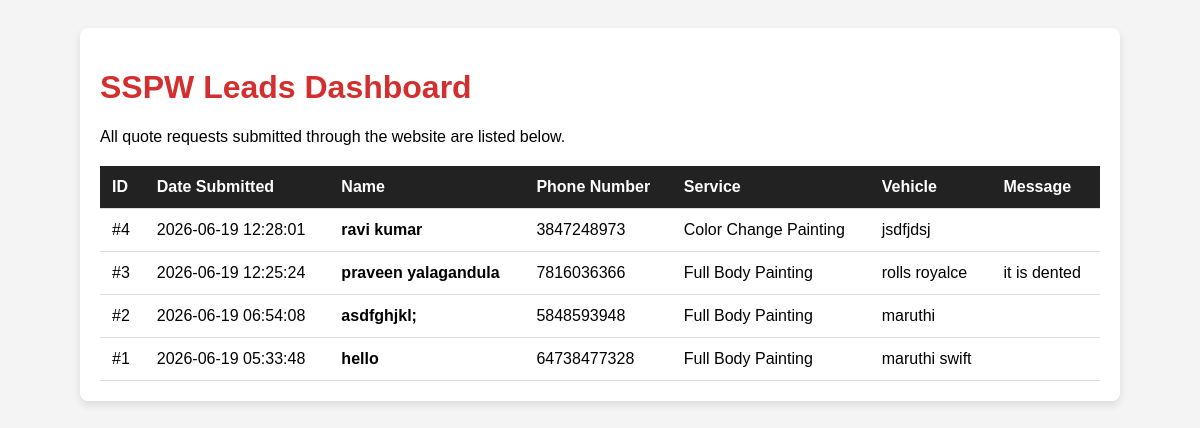
The page /admin on the database its author committed.
### tables this page shows
CREATE TABLE contact_inquiries (
            id INTEGER PRIMARY KEY AUTOINCREMENT,
            name TEXT NOT NULL,
            phone_number TEXT NOT NULL,
            service_required TEXT,
            vehicle_model TEXT,
            message TEXT,
            submitted_at TIMESTAMP DEFAULT CURRENT_TIMESTAMP
        );

### app.py (the view)
@app.route('/admin')
def admin_dashboard():
    cursor = db_conn.cursor()
    cursor.execute("SELECT * FROM contact_inquiries ORDER BY submitted_at DESC")
    all_inquiries = cursor.fetchall()
    return render_template('admin.html', inquiries=all_inquiries)

### templates/admin.html (shortened to what this page needs)
<!DOCTYPE html>
<html lang="en">
<head>
</head>
<body>
<div class="dashboard-container">
    <h1>SSPW Leads Dashboard</h1>
    <p>All quote requests submitted through the website are listed below.</p>
    <table>
        <thead>
            <tr>
                <th>ID</th>
                <th>Date Submitted</th>
                <th>Name</th>
                <th>Phone Number</th>
                <th>Service</th>
                <th>Vehicle</th>
                <th>Message</th>
            </tr>
        </thead>
        <tbody>
            {% for row in inquiries %}
            <tr>
                <td>#{{ row[0] }}</td>
                <td>{{ row[6] }}</td>
                <td><strong>{{ row[1] }}</strong></td>
                <td>{{ row[2] }}</td>
                <td>{{ row[3] }}</td>
                <td>{{ row[4] }}</td>
                <td>{{ row[5] }}</td>
            </tr>
            {% else %}
            <tr>
                <td colspan="7" class="empty-state">No inquiries found in the database.</td>
            </tr>
            {% endfor %}
        </tbody>
    </table>
</div>
</body>
</html>

### templates/admin.html (style rules this page uses)
body { font-family: Arial, sans-serif; background-color: #f4f4f4; padding: 20px; }
.dashboard-container { max-width: 1000px; margin: 0 auto; background: white; padding: 20px; border-radius: 8px; box-shadow: 0 4px 8px rgba(0,0,0,0.1); }
h1 { color: #d32f2f; }
table { width: 100%; border-collapse: collapse; margin-top: 20px; }
th, td { padding: 12px; text-align: left; border-bottom: 1px solid #ddd; }
th { background-color: #222; color: white; }

### rows shown on the page
contact_inquiries: id "4", submitted_at "2026-06-19 12:28:01", name "ravi kumar", phone_number "3847248973", service_required "Color Change Painting", vehicle_model "jsdfjdsj"
contact_inquiries: id "3", submitted_at "2026-06-19 12:25:24", name "praveen yalagandula", phone_number "7816036366", service_required "Full Body Painting", vehicle_model "rolls royalce", message "it is dented"
contact_inquiries: id "2", submitted_at "2026-06-19 06:54:08", name "asdfghjkl;", phone_number "5848593948", service_required "Full Body Painting", vehicle_model "maruthi"
contact_inquiries: id "1", submitted_at "2026-06-19 05:33:48", name "hello", phone_number "64738477328", service_required "Full Body Painting", vehicle_model "maruthi swift"
